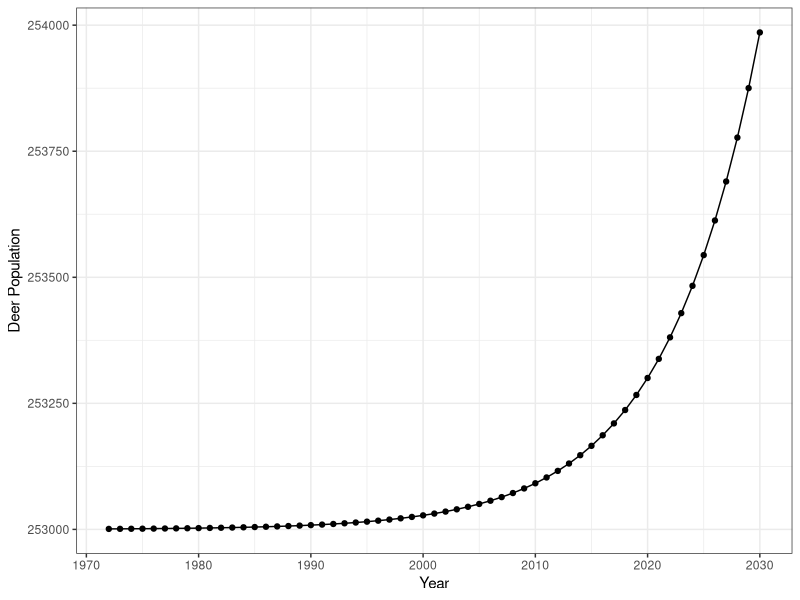
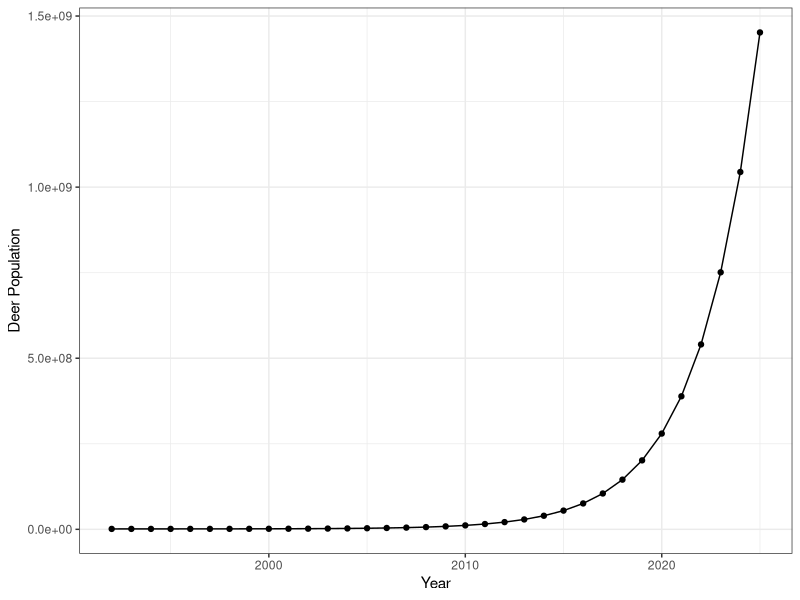
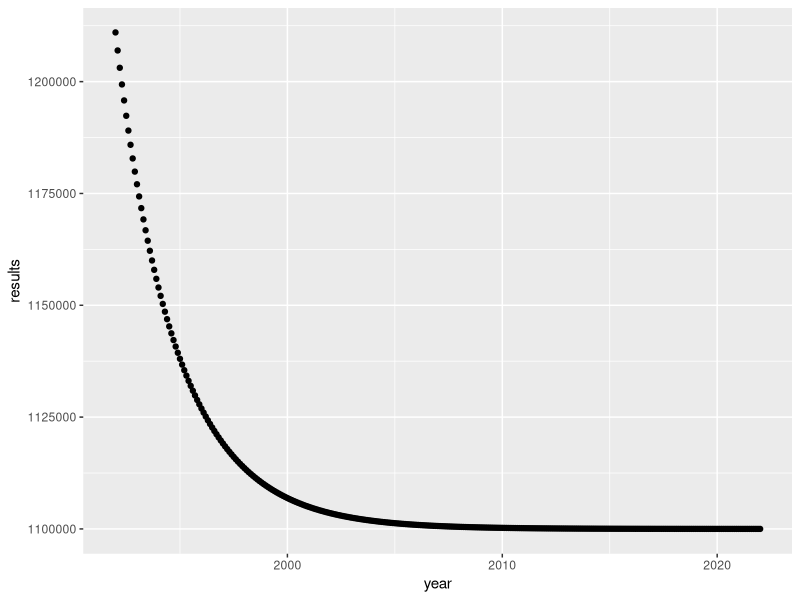
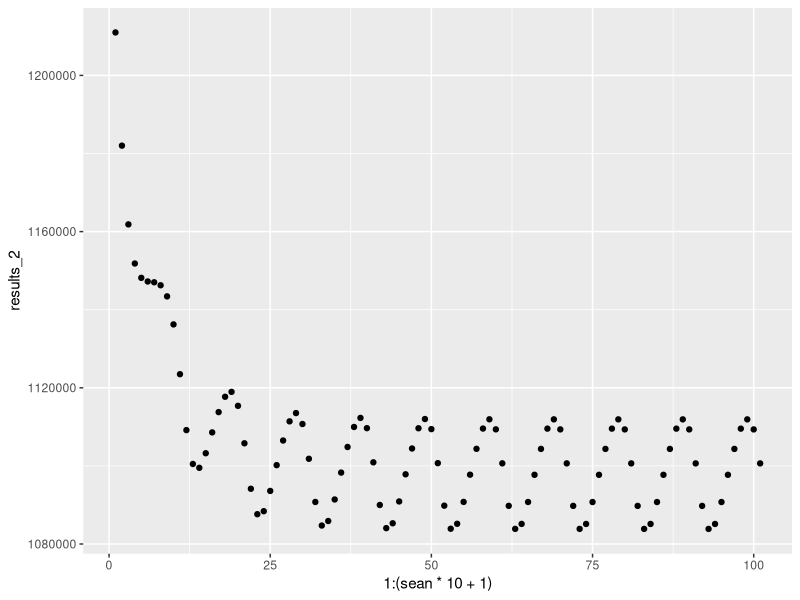
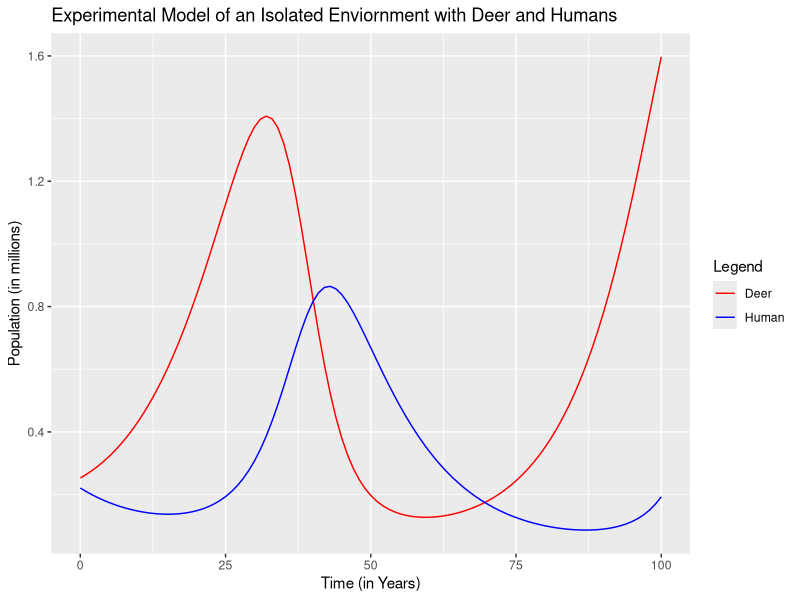
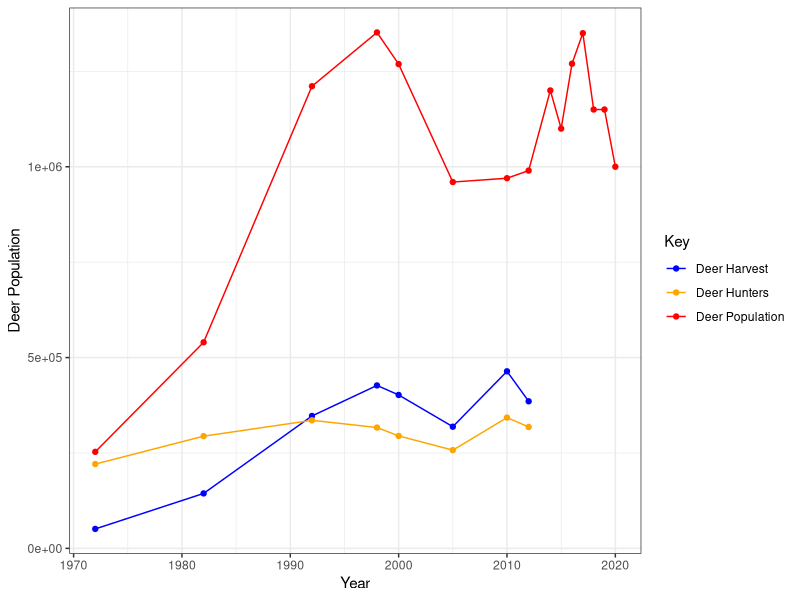
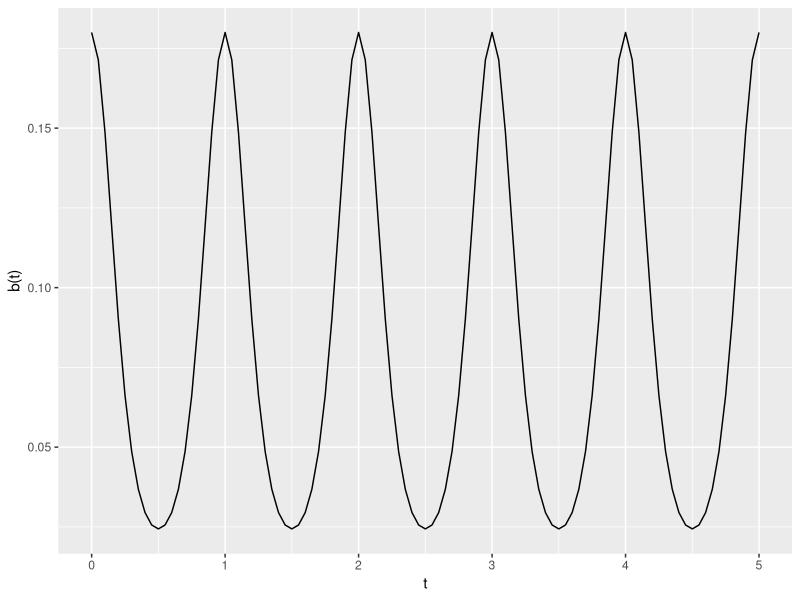
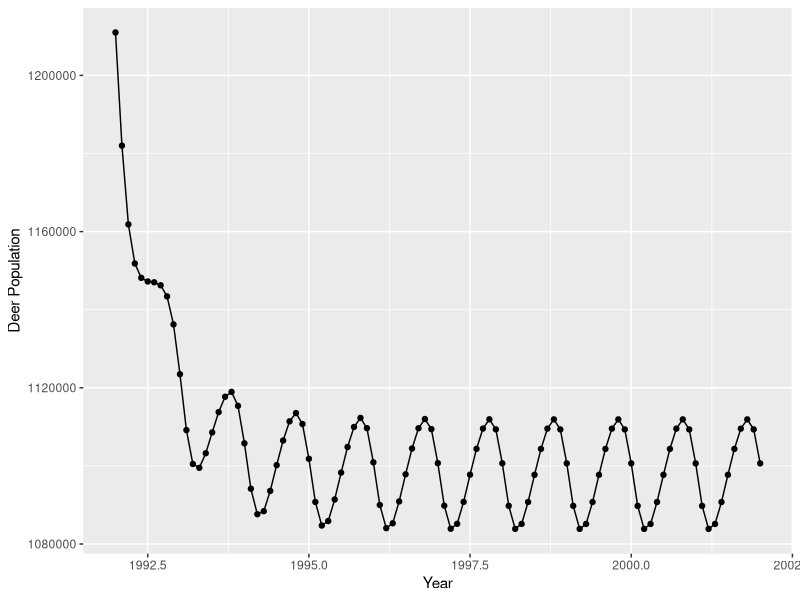

R code for these plots, in order:
# Final Models for Paper

library(tidyverse)
library(deSolve)



# Euler's Method Function -------------------------------------------------

euler <- function(dy.dt=function(t,y){}, h, y0, start=0, end=1) {
  nsteps <- (end-start)/h
  ys <- numeric(nsteps+1)
  ys[1] <- y0
  for (i in 1:nsteps) {
    t <- start + (i-1)*h
    ys[i+1] <- ys[i] + h*dy.dt(t,ys[i])
  }
  ys
}

# Model 1- Natural Pop Growth ---------------------------------------------

#Start with the natural dynamics. The law of exponential evolution or Malthus law. 
#We use r = .118849 based on file 'EDA.R' growth rate from first two data points (before carrying capacity is reached)

#dy/dt = ry(t)

r <- .118849

model1 <- function(r, t) {
  exp(r*(t-1972)) + 253000
}

t <- c(1972:2030)

results <- model1(r, t)
results <- data.frame(results)
results <- results %>%
  mutate(year = c(1972:2030))

results %>%
  ggplot(mapping = aes(x = year, y = results)) +
  geom_point()+
  geom_line() +
  xlab("Year") +
  ylab("Deer Population") +
  theme_bw()




# Model 2- Natural Growth and Constant Harvest by Time --------------------
#Model 2
#dy/dt = r y(t) - B
#y(t)=(y_0-B/r) e^(r(t-t_0))+B/r

#r = .33 (adjusted r based on an isolated value of growth when accounting for harvest effects and starting at 1992)

model2 <- function(y0, t, r, B) {
  (y0 - (B/r)) * exp(r*(t- 1992)) + (B/r)
}


t <- c(1992:2025)
results <- model2(1211000, t, .33, 390703.5)
results <- data.frame(results)
results <- results %>%
  mutate(year = c(1992:2025))

results %>%
  ggplot(mapping = aes(x = year, y = results)) +
  geom_point()+
  geom_line() +
  xlab("Year") +
  ylab("Deer Population") +
  theme_bw()




# Model 3: Model based on logistic equation -------------------------------
# dy/dt = r y(t) - r / K * y^2(t)
# incorporates carrying capacity (K)

years = 30
r=.33
deerpop = 1211000

results<-euler(dy.dt=function(t,y){(r*y) - ((r/1100000)*y^2)}, .1,deerpop , 0, years)

results <- data.frame(results)
results$x <- 1:(years*10+1)
results$year <- 1992+(results$x-1)*0.1

ggplot(results, aes(x= year, y = results)) +
  geom_point() 



# Model 4- Carrying Capacity,  Harvest,  Pop Growth -----------------------
sean = 10 
b = 390700
r=2.16
deerpop = 1211000 ##253000 
## b is the estimated harvest per year
## results 2 is the carrying capacity model plus estimated harvest per year it is a little low 
## Adjusted carrying capacity as it was being affected by the constant harvest 
results_2<-euler(dy.dt=function(t,y){(r*y) - 0.18*(exp((-2*(sin(t*pi))^2)))*y -  ((r/(1100000+(b/1.4)))*y^2)-(b)}, .1,deerpop , 0, sean)


## adjusted the carrying capacity value in the function by adding back in a factor of the estimated harvest value per year



results_2 <- data.frame(results_2)

ggplot(results_2, mapping = aes(x = 1:(sean*10 +1), y = results_2)) +
  geom_point()






# Lotka-Volterra Model ----------------------------------------------------
#An experimental model treating humans as a "predator" of deer
# Similar Code from https://www.r-bloggers.com/2010/03/lotka-volterra-model%C2%A0%C2%A0intro/.
# Actual code written based off of: https://cran.r-project.org/web/packages/deSolve/vignettes/deSolve.pdf
# Then converted into a function
## EXPERIMENTAL MODEL - ISOLATED ENVIRIONMENT


PreyPred <- function(x_prey, y_pred, a, b, g, d){
  
  Pars <- c(a, b, g, d)
  Init_Conds <- c(x = x_prey, y = y_pred)
  
  
  LotVmodel <- function (Time, Init_Conds, Pars) {
    with(as.list(c(Init_Conds, Pars)), {
      dX = x*(a - b*y)
      dY = -y*(g - d*x)
      return(list(c(dX, dY)))
    })
  }
  
  Time <- seq(0, 100, by = 1)
  df <- as.data.frame(ode(func = LotVmodel, y = Init_Conds, parms = Pars, times = Time, method = "euler"))
  
  
  ggplot(df) + 
    geom_line(aes(x=time, y = x, color ="Deer")) +
    geom_line(aes(x=time, y = y, color = "Human")) +
    xlab('Time (in Years)') +
    ylab('Population (in millions)') +
    ggtitle("Experimental Model of an Isolated Enviornment with Deer and Humans") + 
    scale_color_manual(name = "Legend", values = c("Human" = "blue", "Deer" = "red"))
  
}


PreyPred(0.253, 0.2209, 0.11, 0.3, 0.088, 0.15)

## 0.11 is the initial growth rate from 1972 - 1982
## 0.3 is the average rate of which the the amount of deer is harvested each year.
## 0.088 is the average death rate of human beings.
## 0.15 is the rate in which predators increase by consuming prey. Estimate.






# EDA- Basic Graphs of the Data -------------------------------------------
colors <- c("Deer Population" = "red", "Deer Harvest" = "blue", "Deer Hunters" = "orange")

deer <- read_csv("Deer Data (Update1).csv")
names(deer)<-str_replace_all(names(deer), c(" " = "_"))

deer %>%
  ggplot(aes(x = Year)) +
  geom_point(mapping = aes(y = Deer_Population, color = "Deer Population")) +
  geom_line(aes(y = Deer_Population, color = "Deer Population")) +
  geom_point(aes(y = Deer_Harvest, color = "Deer Harvest")) +
  geom_line(aes(y = Deer_Harvest, color = "Deer Harvest")) +
  geom_point(aes(y= Total_Deer_Hunters, color = "Deer Hunters")) +
  geom_line(aes(y = Total_Deer_Hunters, color = "Deer Hunters")) +
  xlab("Year") +
  ylab("Deer Population")+
  labs(color = "Key")+
  scale_color_manual(values = colors)+
  theme_bw()


# Visualizations - model graphs -------------------------------------------

# b(t)
b <- function(t){0.18*(exp((-2*(sin(t*pi))^2)))} 
ggplot(data.frame(x=seq(0,5,by=.001)), aes(x=x)) + 
  stat_function(fun=b) +
  labs(x="t", y="b(t)")

# Sean's model graph (cleaned)
sean = 10 
b = 390700
r=2.16
deerpop = 1211000
results_2<-euler(dy.dt=function(t,y){(r*y) - 0.18*(exp((-2*(sin(t*pi))^2)))*y -  ((r/(1100000+(b/1.4)))*y^2)-(b)}, .1,deerpop , 0, sean)

results_2 <- data.frame(results_2)
colnames(results_2) <- "Deer Population"
results_2$x <- 1:(sean*10+1)
results_2$Year <- 1992+(results_2$x-1)*0.1

ggplot(results_2, mapping = aes(x = Year, y = `Deer Population`)) +
  geom_point()+
  geom_line()



# Euler's Visualizations --------------------------------------------------
# A simplified example of Euler's method with different h values if wanting
# to use visuals to explain Euler's method in paper

#Graph of actual function: y = x^2
x_2 = function(x){x^2}
ggplot(data.frame(x=c(-10:10)), aes(x=x)) + 
  stat_function(fun=x_2)

#Modified (simplified) version of Nicole's function
euler2 <- function(dy.dt=function(t){}, h, y0, start=0, end=1) {
  nsteps <- (end-start)/h
  ys <- numeric(nsteps+1)
  ys[1] <- y0
  for (i in 1:nsteps) {
    t <- start + (i-1)*h
    ys[i+1] <- ys[i] + h*dy.dt(t)
  }
  ys
}

dy_dx = function(x){2*x}

#Euler's: Step size of 5
results_5 <- euler2(dy_dx, 5,100,-10,10)
results_5 <- as.data.frame(results_5)
colnames(results_5) <- "y"
results_5$change_x <- 1:(20/5+1)
results_5$x <- -10+(results_5$change_x-1)*5
ggplot(results_5, aes(x=x, y=y)) +
  geom_point()

#Euler's: Step size of 2
results_4 <- euler2(dy_dx, 2,100,-10,10)
results_4 <- as.data.frame(results_4)
colnames(results_4) <- "y"
results_4$change_x <- 1:(20/2+1)
results_4$x <- -10+(results_4$change_x-1)*2
ggplot(results_4, aes(x=x, y=y)) +
  geom_point()

#Eulers: Step size of 1
results_1 <- euler2(dy_dx, 1,100,-10,10)
results_1 <- as.data.frame(results_1)
colnames(results_1) <- "y"
results_1$change_x <- 1:(20+1)
results_1$x <- -10+(results_1$change_x-1)
ggplot(results_1, aes(x=x, y=y)) +
  geom_point()

#Euler's: Step size of .1
results_2 <- euler2(dy_dx, .1,100,-10,10)
results_2 <- as.data.frame(results_2)
colnames(results_2) <- "y"
results_2$change_x <- 1:(20*10+1)
results_2$x <- -10+(results_2$change_x-1)*.1
ggplot(results_2, aes(x=x, y=y)) +
  geom_point()

#Euler's: Step size of .01
results_3 <- euler2(dy_dx, .01,100,-10,10)
results_3 <- as.data.frame(results_3)
colnames(results_3) <- "y"
results_3$change_x <- 1:(20*100+1)
results_3$x <- -10+(results_3$change_x-1)*.01
ggplot(results_3, aes(x=x, y=y)) +
  geom_point()
